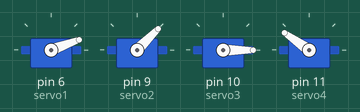
Simulated run of this sketch. Board: Arduino Uno, built with avr-gcc and run on an emulated ATmega328P. On the bench: 4 × servo. What the sketch prints to the serial monitor is not drawn.

Above: at 5.0 s.
At 12.8 s:
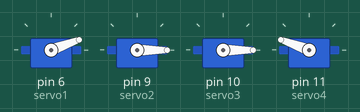
At 17.1 s:
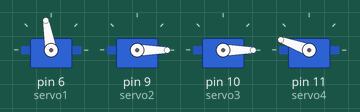
At 21.1 s:
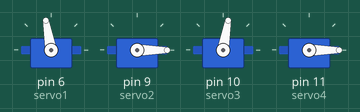
Timing chart, 0 to 22.6 s (numbered marks = the images above):
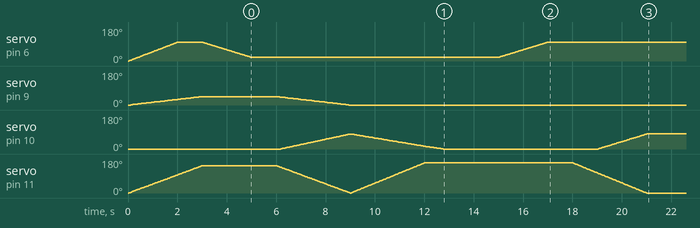

The sketch:

robotic_arm_angle_rev3.ino
```cpp
/*
July 21st 2023 Revision 3
*/
#include <Servo.h>
#include <Ramp.h>
Servo Servo1,Servo2,Servo3,Servo4;

int servo1 = 6;
int servo2 = 9;
int servo3 = 10;
int servo4 = 11;


rampFloat baseramp;
rampFloat bottomarm;
rampFloat toparm;
rampFloat claw;

float angles[3];

void setup() {
  Servo1.attach(servo1);
  Servo2.attach(servo2);
  Servo3.attach(servo3);
  Servo4.attach(servo4);

  Serial.begin(9600);

  calculate(1,1,4,angles);

  move(angles[0],angles[1],angles[2],false);
  move(45,145,-4,true);
  move(0,0,80,true);
  move(0,160,15,true);
  move(0,160,-40,true);
  move(0,160,-40,false);
  move(0,0,80,false);

}

void loop() {


}

void calculate(int x, int y, int z, float (&angles)[3]){

  angles[0] = atan(y/x)*180/3.14;
  float l = sqrt((x*x+y*y));
  float h = sqrt((z*z+l*l));
  float phi = atan(z/l);
  float alpha = acos((h/2)/8);

  angles[1] = (alpha + phi)*180/3.14;
  angles[2] = (phi - alpha)*180/3.14;


  //Servo4.write(angle1);
  //Servo2.write(base);
  //Servo3.write(angle2);
  Serial.print('\n');
  Serial.println((String)angles[0] + ' ' + angles[1] + ' ' + angles[2]);

}

void move(float base, float angle1, float angle2, bool grab){
  if(grab){
    claw.go(20,2000,LINEAR,ONCEFORWARD);
  }else{
    claw.go(100,2000,LINEAR,ONCEFORWARD);
  }

  baseramp.go(base,3000,LINEAR,ONCEFORWARD);
  bottomarm.go(angle1,3000,LINEAR,ONCEFORWARD);
  toparm.go(angle2,3000,LINEAR,ONCEFORWARD);

  while(baseramp.isRunning() || bottomarm.isRunning() || toparm.isRunning()){
  Servo1.write(claw.update());
  Servo2.write(baseramp.update());
  Servo3.write(toparm.update());
  Servo4.write(bottomarm.update());
  }

}
```
